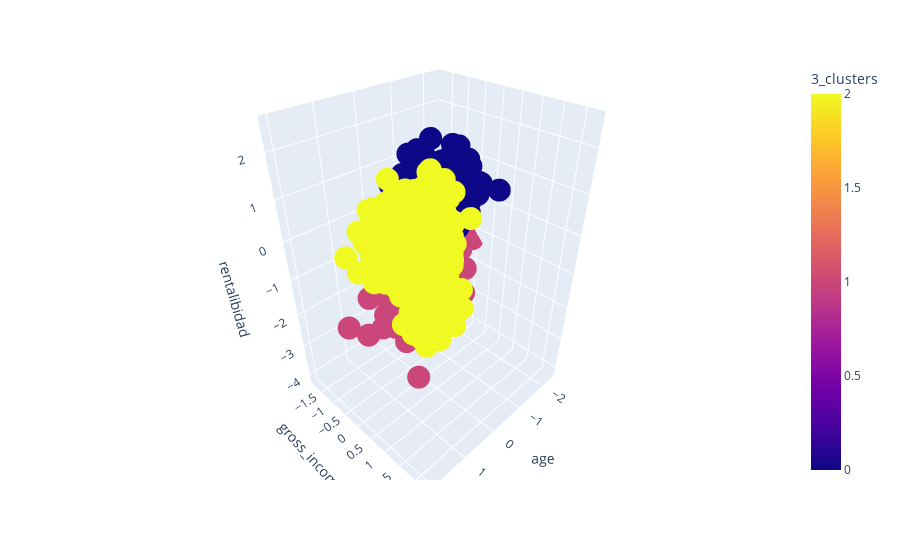

Notebook code for this chart:
### Code cell
import plotly.express as px

fig = px.scatter_3d(clients_final_df_scaled, x='age', y='gross_income_Ks', z='rentalibidad', color='3_clusters')
fig.show()

### Figure 1 — Plotly figure (JSON) as saved in the notebook; plotly's stock layout.template omitted (floating-point values rounded to 4 significant figures; data arrays with more than 128 entries replaced by an {"elided": "..."} marker saying what was removed)
{"data": [{"hovertemplate": "age=%{x}<br>gross_income_Ks=%{y}<br>rentalibidad=%{z}<br>3_clusters=%{marker.color}<extra></extra>", "legendgroup": "", "marker": {"color": {"elided": "1500 int values"}, "coloraxis": "coloraxis", "symbol": "circle"}, "mode": "markers", "name": "", "scene": "scene", "showlegend": false, "type": "scatter3d", "x": {"elided": "1500 float values"}, "y": {"elided": "1500 float values"}, "z": {"elided": "1500 float values"}}], "layout": {"coloraxis": {"colorbar": {"title": {"text": "3_clusters"}}, "colorscale": [[0, "#0d0887"], [0.1111, "#46039f"], [0.2222, "#7201a8"], [0.3333, "#9c179e"], [0.4444, "#bd3786"], [0.5556, "#d8576b"], [0.6667, "#ed7953"], [0.7778, "#fb9f3a"], [0.8889, "#fdca26"], [1, "#f0f921"]]}, "legend": {"tracegroupgap": 0}, "margin": {"t": 60}, "scene": {"domain": {"x": [0, 1], "y": [0, 1]}, "xaxis": {"title": {"text": "age"}}, "yaxis": {"title": {"text": "gross_income_Ks"}}, "zaxis": {"title": {"text": "rentalibidad"}}}}}
